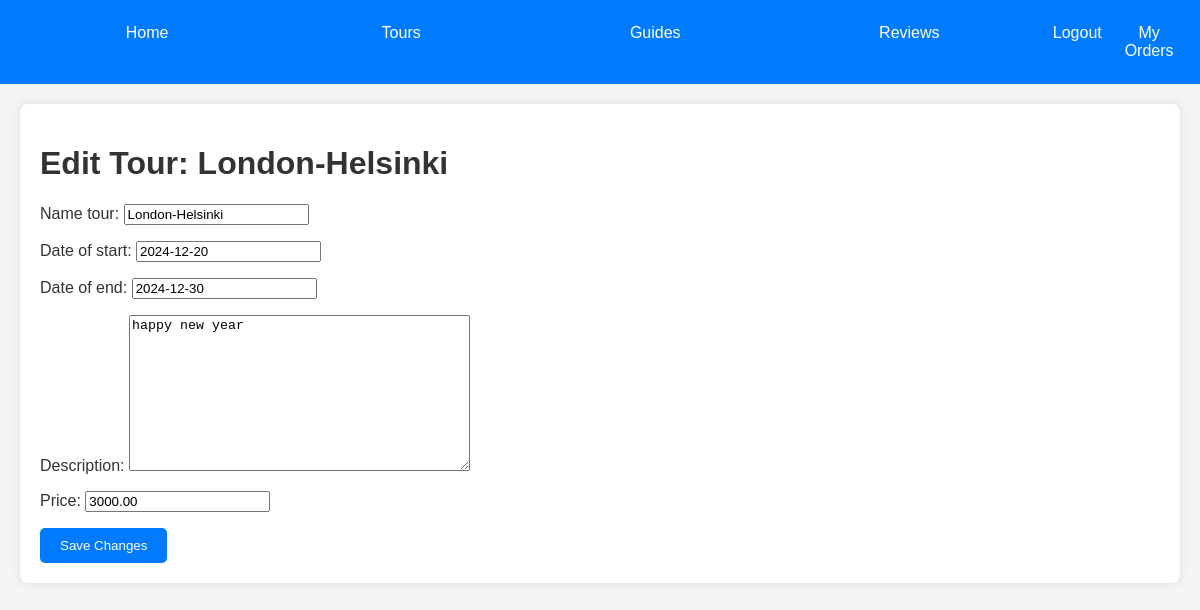
Page /tours/tours/3/edit/ (signed in) on the committed database.
### tours/models.py (models this page shows, shortened)
class Tour(models.Model):
    name_tour = models.CharField(max_length = 50)
    date_of_start = models.DateField(null = True, blank = True)
    date_of_end = models.DateField(null = True, blank = True)
    description = models.TextField()
    price = models.DecimalField(max_digits=10, decimal_places=2, null=True, blank=True)

### tours/views.py (the view)
# urls.py: path('tours/<int:tour_id>/edit/', views.edit_tour, name='edit_tour'),
@login_required
def edit_tour(request, tour_id):
    tour = get_object_or_404(Tour, id=tour_id)
    if request.method == 'POST':
        form = TourForm(request.POST, instance=tour)
        if form.is_valid():
            form.save()
            return redirect('tour_list')
    else:
        form = TourForm(instance=tour)
    return render(request, 'tours/edit_tour.html', {'form': form, 'tour': tour})

### tours/forms.py
class TourForm(forms.ModelForm):
    class Meta:
        model = Tour
        fields = ['name_tour', 'date_of_start', 'date_of_end', 'description', 'price']

### tours/templates/tours/edit_tour.html (shortened to what this page needs)
{% extends 'base.html' %}
{% block content %}
    <h1>Edit Tour: {{ tour.name_tour }}</h1>
    <form method="post" action="">
        {{ form.as_p }}
        <button type="submit" class="button">Save Changes</button>
    </form>
{% endblock %}

### tours/templates/base.html (style rules this page uses)
body { font-family: Arial, sans-serif; margin: 0; padding: 0; background-color: #f4f4f4; color: #333; }
.button { background-color: #007bff; color: white; border: none; padding: 10px 20px; border-radius: 5px; cursor: pointer; transition: background-color 0.3s; }

### rows in the picture
Tour: name_tour "London-Helsinki", date_of_start "2024-12-20", date_of_end "2024-12-30", description "happy new year", price "3000.00"
